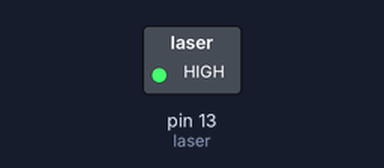
A sketch run on a simulated Arduino Uno, built with avr-gcc and run on an emulated ATmega328P. Parts: switched loads named in the sketch (green lamp = pin HIGH). What the sketch prints to the serial monitor is not drawn.

Above: at 0.1 s.
At 18.2 s:
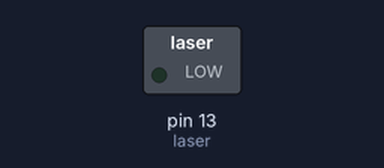
Timing chart, 0 to 19.7 s (numbered marks = the images above):
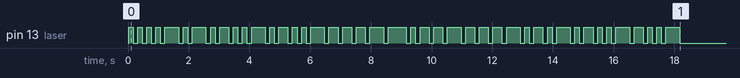

The sketch:

Transmitter.ino
```cpp
# define getLength(arr) ( sizeof(arr) / sizeof(arr[0]) )

String phrase = "HELLO WORLD";

String tableAlphabet[37] = {
  "A", "B", "C", "D", "E", "F", "G", "H",
  "I", "J", "K", "L", "M", "N", "O", "P",
  "Q", "R", "S", "T", "U", "V", "W", "X",
  "Y", "Z", "0," "1", "2", "3", "4", "5",
  "6", "7", "8", "9"
};
String tableMorse[37] = {
  // A    B       C       D     E     F     G       H
  ".-", "-...", "-.-.", "-..", ".", "..-.", "--.", "....",
  // I    J       K     L       M     N     O       P
  "..", ".---", "-.-", ".-..", "--", "-.", "---", ".--.",
  // Q     R      S     T     U     V       W       X
  "--.-", ".-.", "...", "-", "..-", "...-", ".--", "-..-",
  // Y      Z       0        1        2         3       4
  "-.--", "--..", ".----", "..---", "...--", "....-", ".....",
  // 5        6       7         8        9
  "-....", "--...", "---..", "----.", "-----"
};

int laser = 13;

int dotTime  = 150;
int dashTime = dotTime * 2;
int asterixTime = dotTime * 3;
int slashTime  = dotTime * 4;


// ENCODE

// Conversion to morse langage
String convertToMorse( )
{
  String encode = "";
  int index = 1;

  for ( int i = 0; i < phrase.length(); i++ )
  {
    char c = phrase.charAt(i);

    if ( (String) c == " " )
    {
      encode.concat( "/" );
      continue;
    }

    //iterate through tableAlphabet to find the char
    for ( int j = 0; j < (int) getLength( tableAlphabet ); j++ )
    {
      if ( tableAlphabet[ j ] == (String) c )
      {
        encode.concat( tableMorse[ j ] );
      }
    }
    encode.concat( "*" );
    index++;
  }
  return ( encode );
}


 // turn on & off the laser
void exec( int timing )
{
  digitalWrite( laser, HIGH );
  delay( timing );
  digitalWrite( laser, LOW );
}


void sendMorse( String msg )
{

  for ( int i = 0; i < msg.length(); i++ )
  {
    Serial.print( " " );
    Serial.print( msg[i] );
    if ( (String) msg[ i ] == "." )
    {
      exec( dotTime );
    } else if ( (String) msg[ i ] == "-" )
    {
      exec( dashTime );
    } else if ( (String) msg[ i ] == "*" )
    {
      exec( asterixTime );
    } else if ( (String) msg[ i ] == "/" )
    {
      exec( slashTime );
    }
    delay( dotTime );
  }

}


void setup()
{
  pinMode(laser, OUTPUT);
  Serial.begin(9600);

  // ENCODE MAIN
  String code = convertToMorse();
  Serial.print(code);
  Serial.print( "\n" );
  sendMorse( code );
}


void loop()
{

}
```
